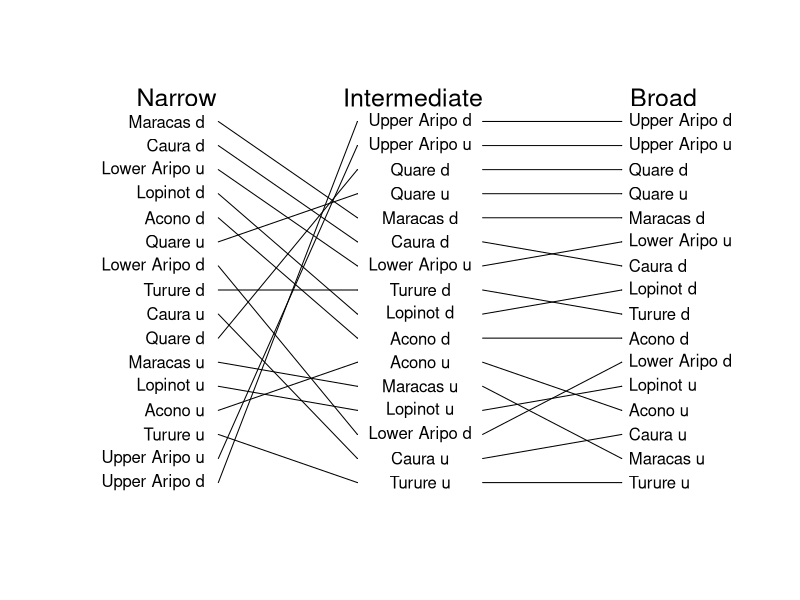

The R source for this figure:
## ---- chunk 1
###Making a plot of how high pressure predation sites are when measured in 
#different levels of predation ABUNDANCE

setwd("C:\\Users\\faj\\Documents\\OneDrive for Business\\research\\FishPredation\\Data")

library(dplyr)
library(tidyr)
library(ggplot2)
library(lme4)
library(Cairo)
library(RColorBrewer) 


#preparing data 

fishDataAll <- read.csv("Fish data June 2017.csv")
head(fishDataAll)
str(fishDataAll)
levels(fishDataAll$species)
selectMonths <- c("07", "08")# i am selecting out these months because then i can use the last timepoint 

group12 <- c("Hoplias malabaricus", "Crenicichla frenata", "Gymnotus carapo", "Anablepsoides hartii",
			"Cichlasoma taenia", "Cichlasoma taenia", "Corynopoma riisei", "Roeboides dientonito", 
			"Agonostomus monticola", "Rhamdia quelen", "andinoacara pulcher", "Hemigrammus unilineatus", "Rivulus hartii")



#select data from only the July and Auguest, and remove first year 
SelectData <- fishDataAll %>% 
	separate(date, c("Day", "Month", "Year"), sep = "/") %>%
	filter(Year != 2010) %>%
	filter(Month %in% selectMonths)

fishData <- data.frame(SelectData)

fishData$AbundanceAll <- fishData$numbercaught + fishData$numberseen

#calculating percentage biomass so i can incude years with 0 abundance

fishData$TotBiomass <- (fishData$numbercaught + fishData$numberseen)* fishData$weight
TotBioSite<- fishData %>% 
	group_by(site, Year) %>%
	summarise(BiomasSiteSum = sum(TotBiomass, na.rm=TRUE))
siteBiomass <- data.frame(TotBioSite)


#Narrow Predation data
#-------------------------
predatorsAbN <- fishData %>% 
	filter(species == "Hoplias malabaricus" | species == "Crenicichla frenata")  %>%
	group_by(site, Year) %>%
	summarise(AbundanceSum = sum(AbundanceAll))

predatorsAb <- data.frame(predatorsAbN)
predatorsAb$Year <- as.numeric(predatorsAb$Year)

#add the total site biomass data, just to i can identify sites with no predators 
FishDataTotAb <- merge(siteBiomass, predatorsAb, by = c("site" ,"Year"),all=TRUE) # this makes sure i 
#know what years had no predators recoreded in 
FishDataTotAb$AbundanceSum[is.na(FishDataTotAb$AbundanceSum)] <- 0

Narrow <- aggregate(FishDataTotAb$AbundanceSum, list(FishDataTotAb$site), mean, na.rm=TRUE)

orderNarrow <- Narrow[order(Narrow$x),]
head(orderNarrow)

orderNarrow$predOrderN <- c(1:nrow(orderNarrow))

#Middle predation 
#------------------------------

#there are no fsih of species Anablepsoides hartii

#sum abundance per site and year
predatorsAbM <- fishData %>% 
	filter(species == "Hoplias malabaricus" | species == "Crenicichla frenata" | 
		species == "Gymnotus carapo" | species == "Rivulus hartii")  %>%
	group_by(site, Year) %>%
	summarise(AbundanceSum = sum(AbundanceAll))

predatorsAbMl <- data.frame(predatorsAbM)

predatorsAbMl$Year <- as.numeric(predatorsAbMl$Year)

#add the total site biomass data, just to i can identify sites with no predators 
FishDataTotAbM <- merge(siteBiomass, predatorsAbMl, by = c("site" ,"Year"),all=TRUE) # this makes sure i 
#know what years had no predators recoreded in 
FishDataTotAbM$AbundanceSum[is.na(FishDataTotAbM$AbundanceSum)] <- 0

Middle <- aggregate(FishDataTotAbM$AbundanceSum, list(FishDataTotAbM$site), mean, na.rm=TRUE)

orderMiddle<- Middle[order(Middle$x),]
head(orderMiddle)

orderMiddle$predOrderM <- c(1:nrow(orderMiddle))

#Wide predation 
#------------------------------

#there are no fsih of species Anablepsoides hartii

#sum abundance per site and year
predatorsAbW <- fishData %>% 
	filter(species %in% group12) %>%
	group_by(site, Year) %>%
	summarise(AbundanceSum = sum(AbundanceAll))

predatorsAbWd <- data.frame(predatorsAbW)
predatorsAbWd$Year <- as.numeric(predatorsAbWd$Year)

#add the total site biomass data, just to i can identify sites with no predators 
FishDataTotAbW <- merge(siteBiomass, predatorsAbWd, by = c("site" ,"Year"),all=TRUE) # this makes sure i 
#know what years had no predators recoreded in 
FishDataTotAbW$AbundanceSum[is.na(FishDataTotAbW$AbundanceSum)] <- 0

Wide <- aggregate(FishDataTotAbW$AbundanceSum, list(FishDataTotAbW$site), mean, na.rm=TRUE)

orderWide <- Wide[order(Wide$x),]
head(orderWide)

orderWide$predOrderW <- c(1:nrow(orderWide))


##merge all data 
#-----------------------------

orderNM <- merge(orderNarrow, orderMiddle, by = "Group.1")
orderNMW <- merge(orderNM, orderWide, by = "Group.1")


## ---- chunk 2
Cairo(file="C:\\Users\\faj\\Documents\\OneDrive for Business\\research\\bioTIME\\users\\Faith\\TriniFishPredation\\Adundance_tangle.png",
      type="png",
      units="in", 
      width=10,
      height=6,
      pointsize=12,
      dpi=100)

getPalette <-  colorRampPalette(c("blue", "red"))

plotSetup <- data.frame(cbind(c(1:17),c(20:110))) # data to plot onto emptyp plot
plot(x = plotSetup$X2, y = plotSetup$X1, col="white", axes=FALSE , ylab = " ", xlab = "  ", type = "n")

#plot arrows
arrows(x0 = 36, y0 = orderNMW$predOrderN, x1 = 56, y1 = orderNMW$predOrderM, length = 0.001)
arrows(x0 = 74, y0 = orderNMW$predOrderM, x1 = 94, y1 = orderNMW$predOrderW, length = 0.001)


#plotting text 
text(x = 34, y = orderNMW$predOrderN, labels = orderNMW$Group.1, adj = c(1,NA))
text(x = 65, y = orderNMW$predOrderM, labels = orderNMW$Group.1)
text(x = 95, y = orderNMW$predOrderW, labels = orderNMW$Group.1, adj = c(0,NA))

text(x = 30, y = 17, labels = "Narrow", cex = 1.5)
text(x = 64, y = 17, labels = "Intermediate", cex = 1.5)
text(x = 100, y = 17, labels = "Broad", cex = 1.5)

dev.off()

## ---- chunk 3
rownames(orderNMW) <- orderNMW$Group.1
corOrderNMW <- orderNMW[,c(2, 4, 6)] 
names(corOrderNMW ) <- c("Narrow", "Middle", "Wide")
cor(corOrderNMW, method="spearman")
cor.test(corOrderNMW$Narrow, corOrderNMW$Middle, method="spearman")
cor.test(corOrderNMW$Narrow, corOrderNMW$Wide, method="spearman")
cor.test(corOrderNMW$Wide, corOrderNMW$Middle, method="spearman")
